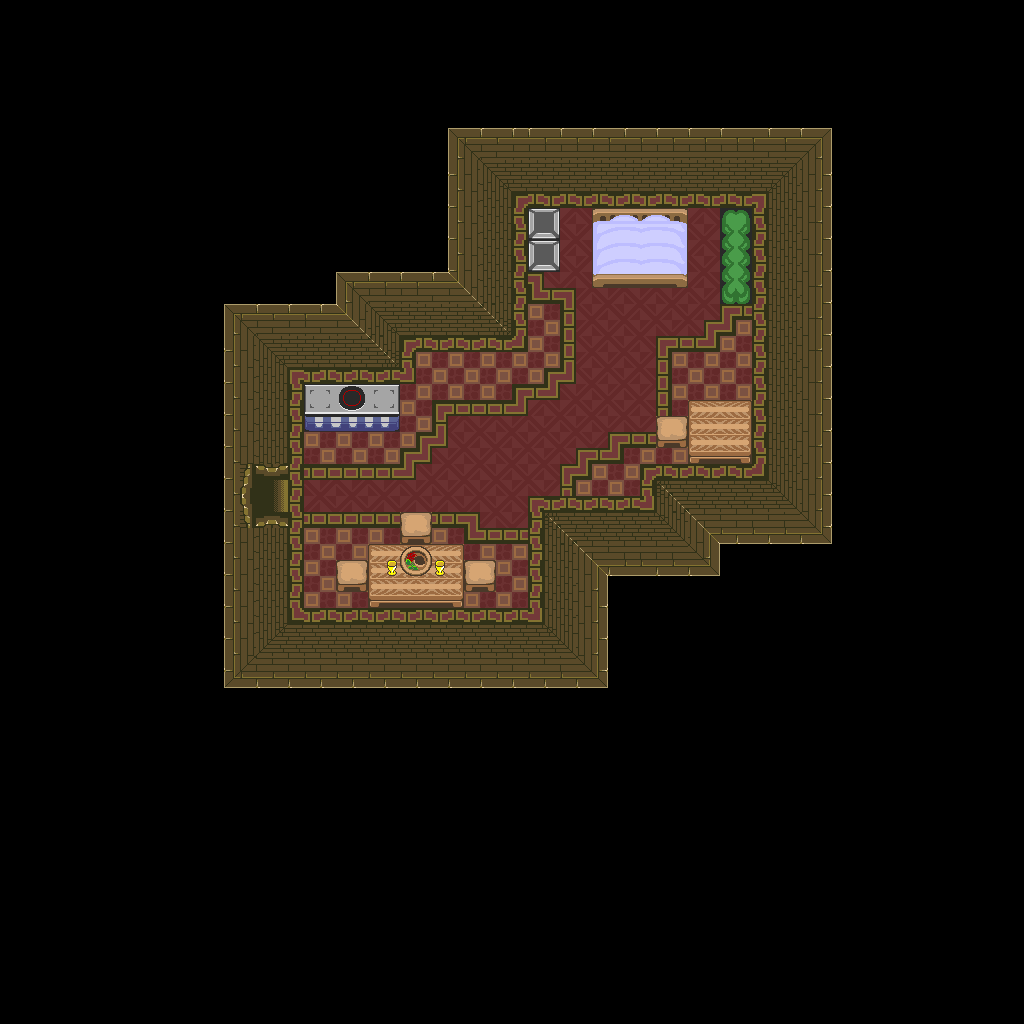

Below is a game level as drawn by its tile map, then a one-line description and the .tmx that defines it (tile-layer data replaced by summaries):
An orthogonal 64x64 tile map with 16x16 px tiles, 1 tile layer (base), 1 hidden layer not drawn and 12 objects.

<map version="1.10" tiledversion="1.12.1" orientation="orthogonal" renderorder="right-down" width="64" height="64" tilewidth="16" tileheight="16" infinite="0" nextlayerid="3" nextobjectid="13">
 <tileset firstgid="1" source="../classiciphone_pics4.tsx" />
 <layer id="1" name="base" width="64" height="64">
  <data>[4096 cells, 4096 non-empty, 130 distinct tile ids]</data>
 </layer>
 <layer id="2" name="collision" width="64" height="64" visible="0">
  <properties><property name="collision" value="true" /></properties>
  <data>[4096 cells, 3597 non-empty, 1 distinct tile ids]</data>
 </layer>
 <objectgroup id="3" name="npcs">
  <object id="1" x="672.0" y="304.0" width="16" height="16">
   <properties>
    <property name="gani" value="classic_bookselves_left.png" />
    <property name="script" type="string">-- Auto-converted from GraalScript
-- // NPC made by Mighty 4 LAT Capt.
-- [CLIENT-SIDE — server no-op]</property>
   </properties>
  </object>
  <object id="2" x="704.0" y="400.0" width="16" height="16">
   <properties>
    <property name="gani" value="bookopen.png" />
    <property name="script" type="string">-- Auto-converted from GraalScript
-- // NPC made by Mighty 4 LAT Capt.</property>
   </properties>
  </object>
  <object id="3" x="704.0" y="416.0" width="16" height="16">
   <properties>
    <property name="gani" value="book16.png" />
    <property name="script" type="string">-- Auto-converted from GraalScript
-- // NPC made by Mighty 4 LAT Capt.</property>
   </properties>
  </object>
  <object id="4" x="736.0" y="416.0" width="16" height="16">
   <properties>
    <property name="gani" value="bookstack.png" />
    <property name="script" type="string">-- Auto-converted from GraalScript
-- // NPC made by Mighty 4 LAT Capt.</property>
   </properties>
  </object>
  <object id="5" x="656.0" y="416.0" width="16" height="16">
   <properties>
    <property name="gani" value="amz_chair.png" />
    <property name="script" type="string">-- Auto-converted from GraalScript
-- // NPC made by Mighty 4 LAT Capt.
-- [CLIENT-SIDE — server no-op]
-- if (created) {
-- drawunderplayer;
-- dontblock;
-- }</property>
   </properties>
  </object>
  <object id="6" x="400.0" y="512.0" width="16" height="16">
   <properties>
    <property name="gani" value="amz_chair.png" />
    <property name="script" type="string">-- Auto-converted from GraalScript
-- // NPC made by Mighty 4 LAT Capt.
-- [CLIENT-SIDE — server no-op]
-- if (created) {
-- drawunderplayer;
-- dontblock;
-- }</property>
   </properties>
  </object>
  <object id="7" x="336.0" y="560.0" width="16" height="16">
   <properties>
    <property name="gani" value="amz_chair.png" />
    <property name="script" type="string">-- Auto-converted from GraalScript
-- // NPC made by Mighty 4 LAT Capt.
-- [CLIENT-SIDE — server no-op]
-- if (created) {
-- drawunderplayer;
-- dontblock;
-- }</property>
   </properties>
  </object>
  <object id="8" x="464.0" y="560.0" width="16" height="16">
   <properties>
    <property name="gani" value="amz_chair.png" />
    <property name="script" type="string">-- Auto-converted from GraalScript
-- // NPC made by Mighty 4 LAT Capt.
-- [CLIENT-SIDE — server no-op]
-- if (created) {
-- drawunderplayer;
-- dontblock;
-- }</property>
   </properties>
  </object>
  <object id="9" x="448.0" y="336.0" width="16" height="16">
   <properties>
    <property name="script" type="string">-- Auto-converted from GraalScript
-- // NPC by Mighty
-- [CLIENT-SIDE — server no-op]
-- if (created) {
-- // Initialize the attributes
-- showcharacter;
-- setcharprop #3,classichead-emortaldragon07.png;
-- setcharprop #C0,orange;
-- setcharprop #C1,black;
-- setcharprop #C2,black;
-- setcharprop #C3,black;
-- setcharprop #C4,black;
-- setcharprop #2,no-shield.png;
-- shieldpower = 1;
-- dir = 2;
-- }
-- if (playertouchsme) {
-- say2 Welcome to my house;
-- }</property>
   </properties>
  </object>
  <object id="10" x="528.0" y="240.0" width="16" height="16">
   <properties>
    <property name="script" type="string">-- Auto-converted from GraalScript
-- join("healthpot");</property>
   </properties>
  </object>
  <object id="11" x="528.0" y="208.0" width="16" height="16">
   <properties>
    <property name="script" type="string">-- Auto-converted from GraalScript
-- join("healthpot");</property>
   </properties>
  </object>
  <object id="12" x="624.0" y="592.0" width="16" height="16">
   <properties>
    <property name="script" type="string">-- Auto-converted from GraalScript
-- join("level_nopk");</property>
   </properties>
  </object>
 </objectgroup>
</map>
